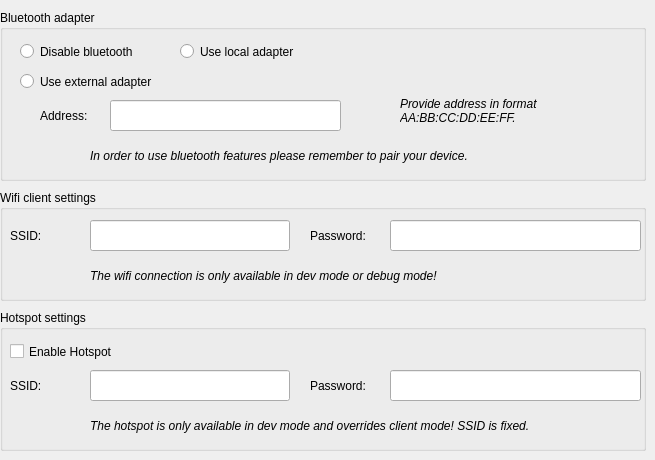
   <widget class="QWidget" name="tabWireless">
    <attribute name="title">
     <string>Wireless</string>
    </attribute>
    <widget class="QGroupBox" name="groupBoxBluetoothAdapter">
     <property name="geometry">
      <rect>
       <x>0</x>
       <y>10</y>
       <width>646</width>
       <height>171</height>
      </rect>
     </property>
     <property name="title">
      <string>Bluetooth adapter</string>
     </property>
     <widget class="QRadioButton" name="radioButtonDisableBluetooth">
      <property name="geometry">
       <rect>
        <x>20</x>
        <y>30</y>
        <width>171</width>
        <height>23</height>
       </rect>
      </property>
      <property name="text">
       <string>Disable bluetooth</string>
      </property>
     </widget>
     <widget class="QRadioButton" name="radioButtonUseExternalBluetoothAdapter">
      <property name="geometry">
       <rect>
        <x>20</x>
        <y>60</y>
        <width>171</width>
        <height>23</height>
       </rect>
      </property>
      <property name="text">
       <string>Use external adapter</string>
      </property>
     </widget>
     <widget class="QLineEdit" name="lineEditExternalBluetoothAdapterAddress">
      <property name="geometry">
       <rect>
        <x>110</x>
        <y>90</y>
        <width>231</width>
        <height>31</height>
       </rect>
      </property>
     </widget>
     <widget class="QLabel" name="labelBluetoothAdapterAddress">
      <property name="geometry">
       <rect>
        <x>40</x>
        <y>90</y>
        <width>67</width>
        <height>31</height>
       </rect>
      </property>
      <property name="text">
       <string>Address:</string>
      </property>
     </widget>
     <widget class="QLabel" name="labelBluetoothAddressFormatInfo">
      <property name="geometry">
       <rect>
        <x>400</x>
        <y>80</y>
        <width>181</width>
        <height>41</height>
       </rect>
      </property>
      <property name="font">
       <font>
        <italic>true</italic>
       </font>
      </property>
      <property name="text">
       <string>Provide address in format AA:BB:CC:DD:EE:FF.</string>
      </property>
      <property name="wordWrap">
       <bool>true</bool>
      </property>
     </widget>
     <widget class="QLabel" name="labelBluetoothAddressFormatInfoIcon">
      <property name="geometry">
       <rect>
        <x>370</x>
        <y>90</y>
        <width>21</width>
        <height>21</height>
       </rect>
      </property>
      <property name="text">
       <string>&lt;html&gt;&lt;head/&gt;&lt;body&gt;&lt;p&gt;&lt;img src=&quot;:/ico_info.png&quot;/&gt;&lt;/p&gt;&lt;/body&gt;&lt;/html&gt;</string>
      </property>
     </widget>
     <widget class="QRadioButton" name="radioButtonUseLocalBluetoothAdapter">
      <property name="geometry">
       <rect>
        <x>180</x>
        <y>30</y>
        <width>151</width>
        <height>23</height>
       </rect>
      </property>
      <property name="text">
       <string>Use local adapter</string>
      </property>
     </widget>
     <widget class="QLabel" name="labelPairWarningIcon">
      <property name="geometry">
       <rect>
        <x>50</x>
        <y>130</y>
        <width>31</width>
        <height>31</height>
       </rect>
      </property>
      <property name="text">
       <string>&lt;html&gt;&lt;head/&gt;&lt;body&gt;&lt;p&gt;&lt;img src=&quot;:/ico_warning.png&quot;/&gt;&lt;/p&gt;&lt;/body&gt;&lt;/html&gt;</string>
      </property>
     </widget>
     <widget class="QLabel" name="labelPairWarning">
      <property name="geometry">
       <rect>
        <x>90</x>
        <y>130</y>
        <width>551</width>
        <height>31</height>
       </rect>
      </property>
      <property name="font">
       <font>
        <italic>true</italic>
       </font>
      </property>
      <property name="text">
       <string>In order to use bluetooth features please remember to pair your device.</string>
      </property>
     </widget>
    </widget>
    <widget class="QGroupBox" name="groupBoxWifiClient">
     <property name="geometry">
      <rect>
       <x>0</x>
       <y>190</y>
       <width>646</width>
       <height>111</height>
      </rect>
     </property>
     <property name="title">
      <string>Wifi client settings</string>
     </property>
     <widget class="QLineEdit" name="lineEditWifiClientPassword">
      <property name="geometry">
       <rect>
        <x>390</x>
        <y>30</y>
        <width>251</width>
        <height>31</height>
       </rect>
      </property>
      <property name="frame">
       <bool>true</bool>
      </property>
      <property name="echoMode">
       <enum>QLineEdit::PasswordEchoOnEdit</enum>
      </property>
      <property name="clearButtonEnabled">
       <bool>false</bool>
      </property>
     </widget>
     <widget class="QLabel" name="labelWifiClientPassword">
      <property name="geometry">
       <rect>
        <x>310</x>
        <y>30</y>
        <width>71</width>
        <height>31</height>
       </rect>
      </property>
      <property name="text">
       <string>Password:</string>
      </property>
     </widget>
     <widget class="QLabel" name="labelUseWarningIcon">
      <property name="geometry">
       <rect>
        <x>50</x>
        <y>70</y>
        <width>31</width>
        <height>31</height>
       </rect>
      </property>
      <property name="text">
       <string>&lt;html&gt;&lt;head/&gt;&lt;body&gt;&lt;p&gt;&lt;img src=&quot;:/ico_warning.png&quot;/&gt;&lt;/p&gt;&lt;/body&gt;&lt;/html&gt;</string>
      </property>
     </widget>
     <widget class="QLabel" name="labelUseWarning">
      <property name="geometry">
       <rect>
        <x>90</x>
        <y>70</y>
        <width>551</width>
        <height>31</height>
       </rect>
      </property>
      <property name="font">
       <font>
        <italic>true</italic>
       </font>
      </property>
      <property name="text">
       <string>The wifi connection is only available in dev mode or debug mode!</string>
      </property>
     </widget>
     <widget class="QLineEdit" name="lineEditWifiClientSSID">
      <property name="geometry">
       <rect>
        <x>90</x>
        <y>30</y>
        <width>200</width>
        <height>31</height>
       </rect>
      </property>
     </widget>
     <widget class="QLabel" name="labelWifiClientSSID">
      <property name="geometry">
       <rect>
        <x>10</x>
        <y>30</y>
        <width>71</width>
        <height>31</height>
       </rect>
      </property>
      <property name="text">
       <string>SSID:</string>
      </property>
     </widget>
    </widget>
    <widget class="QGroupBox" name="groupBoxWifiHotspot">
     <property name="geometry">
      <rect>
       <x>0</x>
       <y>310</y>
       <width>646</width>
       <height>141</height>
      </rect>
     </property>
     <property name="title">
      <string>Hotspot settings</string>
     </property>
     <widget class="QLineEdit" name="lineEditWifiHotspotPassword">
      <property name="geometry">
       <rect>
        <x>390</x>
        <y>60</y>
        <width>251</width>
        <height>31</height>
       </rect>
      </property>
      <property name="frame">
       <bool>true</bool>
      </property>
      <property name="echoMode">
       <enum>QLineEdit::Normal</enum>
      </property>
      <property name="clearButtonEnabled">
       <bool>false</bool>
      </property>
     </widget>
     <widget class="QLabel" name="labelWifiHotspotPassword">
      <property name="geometry">
       <rect>
        <x>310</x>
        <y>60</y>
        <width>71</width>
        <height>31</height>
       </rect>
      </property>
      <property name="text">
       <string>Password:</string>
      </property>
     </widget>
     <widget class="QLabel" name="labelUseWarningIcon_2">
      <property name="geometry">
       <rect>
        <x>50</x>
        <y>100</y>
        <width>31</width>
        <height>31</height>
       </rect>
      </property>
      <property name="text">
       <string>&lt;html&gt;&lt;head/&gt;&lt;body&gt;&lt;p&gt;&lt;img src=&quot;:/ico_warning.png&quot;/&gt;&lt;/p&gt;&lt;/body&gt;&lt;/html&gt;</string>
      </property>
     </widget>
     <widget class="QLabel" name="labelUseWarning_2">
      <property name="geometry">
       <rect>
        <x>90</x>
        <y>100</y>
        <width>551</width>
        <height>31</height>
       </rect>
      </property>
      <property name="font">
       <font>
        <italic>true</italic>
       </font>
      </property>
      <property name="text">
       <string>The hotspot is only available in dev mode and overrides client mode! SSID is fixed.</string>
      </property>
     </widget>
     <widget class="QLineEdit" name="lineEditWifiHotspotSSID">
      <property name="geometry">
       <rect>
        <x>90</x>
        <y>60</y>
        <width>200</width>
        <height>31</height>
       </rect>
      </property>
      <property name="text">
       <string/>
      </property>
      <property name="readOnly">
       <bool>true</bool>
      </property>
     </widget>
     <widget class="QLabel" name="labelWifiHotspotSSID">
      <property name="geometry">
       <rect>
        <x>10</x>
        <y>60</y>
        <width>71</width>
        <height>31</height>
       </rect>
      </property>
      <property name="text">
       <string>SSID:</string>
      </property>
     </widget>
     <widget class="QCheckBox" name="checkBoxHotspot">
      <property name="geometry">
       <rect>
        <x>10</x>
        <y>30</y>
        <width>141</width>
        <height>23</height>
       </rect>
      </property>
      <property name="text">
       <string>Enable Hotspot</string>
      </property>
     </widget>
    </widget>
   </widget>
